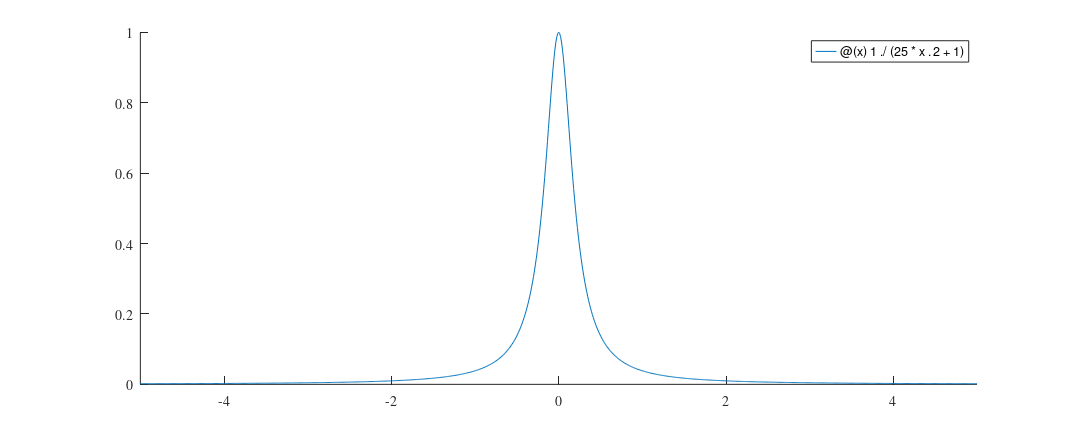

Reproduce this figure in MATLAB. (Note: this script raises an error after producing the figure.)
f1 = @(x) cos(x);
f2 = @(x) 1./(25*x.^2+1);
figure('Renderer', 'painters', 'Position', [10 10 1500 600], 'PaperPositionMode', 'auto');
set(gca, 'Units', 'normalized','FontUnits','points','FontWeight','normal','FontSize',14,'FontName','Times')
hold on
fplot(f2)

% Punten om te evalueren
x = linspace(-1,1,300);

for n = [50,100,200]
    N = n;
    % Equidistante punten
    x_equi = zeros(1,N);
    for i = 1:1:N
        x_equi(i) = -1 + (i-1) .* 2/(N-1);
    end
    x_equi(N) = 1;

    % Nulpunten
    x_nul = zeros(1,N);
    for i = 1:1:N
        x_nul(i) = cos(pi*(2*i-1)/(2*N));
    end

    [c, kappa] = interpolate(x_equi, f2);
    interpolant = evalCheb(c', x);

    plot(x, interpolant)
end
legend({'$f(x) = \frac{1}{25x^2+1}$','50', '100', '200'}, 'interpreter', 'latex', 'location', 'south', 'NumColumns', 3, 'FontSize', 20,'FontWeight', 'normal', 'FontName', 'Times');
hold off
axis([-1 1 0 1]);

print  ('-r500', '-depsc2', 'runge_equi_hoog.eps') 